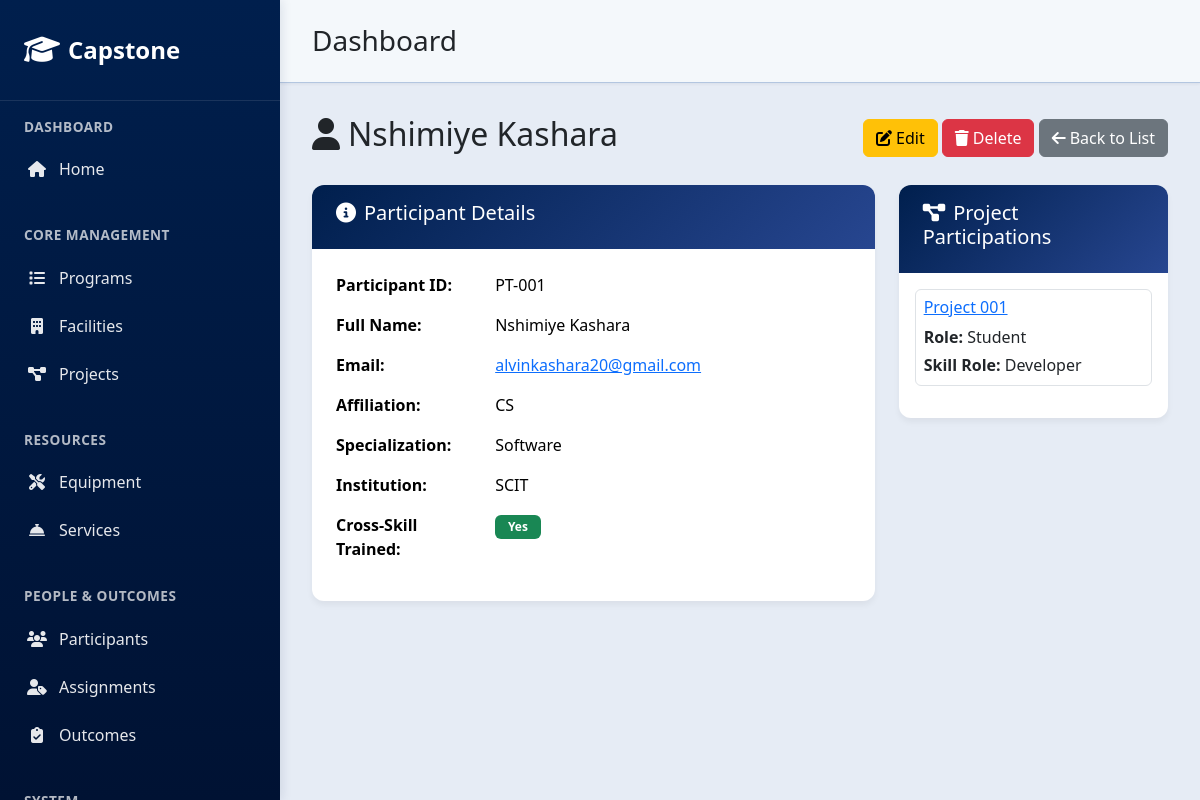
/participants/1/, run on the app's committed database.
### core/models.py (models this page shows, shortened)
class Participant(models.Model):
    participant_id = models.CharField(max_length=10, unique=True, blank=True, null=True)
    full_name = models.CharField(max_length=200, default='Unknown Participant')
    email = models.EmailField(unique=True, default='unknown@example.com')
    affiliation = models.CharField(max_length=100, choices=(
        ('CS', 'CS'),
        ('SE', 'SE'),
        ('Engineering', 'Engineering'),
        ('Other', 'Other'),
    ), default='Other')
    specialization = models.CharField(max_length=100, choices=(
        ('Software', 'Software'),
        ('Hardware', 'Hardware'),
        ('Business', 'Business'),
    ), default='Software')
    cross_skill_trained = models.BooleanField(default=False)
    institution = models.CharField(max_length=100, choices=(
        ('SCIT', 'SCIT'),
        ('CEDAT', 'CEDAT'),
        ('UniPod', 'UniPod'),
        ('UIRI', 'UIRI'),
        ('Lwera', 'Lwera'),
    ), default='SCIT')

class ProjectParticipant(models.Model):
    project = models.ForeignKey('Project', on_delete=models.CASCADE, related_name='project_participants')
    participant = models.ForeignKey('Participant', on_delete=models.CASCADE, related_name='project_participants')
    role_on_project = models.CharField(max_length=100, choices=(
        ('Student', 'Student'),
        ('Lecturer', 'Lecturer'),
        ('Contributor', 'Contributor'),
    ), default='Student')
    skill_role = models.CharField(max_length=100, choices=(
        ('Developer', 'Developer'),
        ('Engineer', 'Engineer'),
        ('Designer', 'Designer'),
        ('Business Lead', 'Business Lead'),
    ), default='Developer')
    class Meta:
        unique_together = ('project', 'participant')

class Project(models.Model):
    project_id = models.CharField(max_length=10, unique=True, blank=True, null=True)
    program = models.ForeignKey('Program', on_delete=models.PROTECT, related_name='projects', null=True, blank=True)
    facility = models.ForeignKey('Facility', on_delete=models.PROTECT, related_name='projects', null=True, blank=True)
    title = models.CharField(max_length=200, default='New Project')
    nature_of_project = models.CharField(max_length=100, choices=(
        ('Research', 'Research'),
        ('Prototype', 'Prototype'),
        ('Applied', 'Applied'),
    ), default='Research')
    description = models.TextField(default='Project description')
    innovation_focus = models.CharField(max_length=255, blank=True, null=True)
    prototype_stage = models.CharField(max_length=100, choices=(
        ('Concept', 'Concept'),
        ('Prototype', 'Prototype'),
        ('MVP', 'MVP'),
        ('Market Launch', 'Market Launch'),
    ), blank=True, null=True)
    testing_requirements = models.TextField(blank=True, null=True)
    commercialization_plan = models.TextField(blank=True, null=True)

### core/interfaces/controllers/participant_views.py (the view)
# urls.py: path('participants/<int:pk>/', participant_views.ParticipantDetailView.as_view(), name='participant_detail'),
class ParticipantDetailView(DetailView):
    model = Participant
    template_name = "core/participant_detail.html"
    context_object_name = "participant"

### core/templates/core/participant_detail.html (shortened to what this page needs)
{% extends 'core/base.html' %}
{% block content %}
<div class="d-flex justify-content-between align-items-center mb-4">
  <h2><i class="fas fa-user me-2"></i>{{ participant.full_name }}</h2>
  <div>
    <a href="{% url 'participant_update' participant.pk %}" class="btn btn-warning">
      <i class="fas fa-edit me-1"></i>Edit
    </a>
    <a href="{% url 'participant_delete' participant.pk %}" class="btn btn-danger">
      <i class="fas fa-trash me-1"></i>Delete
    </a>
    <a href="{% url 'participant_list' %}" class="btn btn-secondary">
      <i class="fas fa-arrow-left me-1"></i>Back to List
    </a>
  </div>
</div>
<div class="row">
  <div class="col-md-8">
    <div class="card">
      <div class="card-header">
        <h5><i class="fas fa-info-circle me-2"></i>Participant Details</h5>
      </div>
      <div class="card-body">
        <table class="table table-borderless">
          <tr>
            <th style="width: 30%;">Participant ID:</th>
            <td>{{ participant.participant_id }}</td>
          </tr>
          <tr>
            <th>Full Name:</th>
            <td>{{ participant.full_name }}</td>
          </tr>
          <tr>
            <th>Email:</th>
            <td><a href="mailto:{{ participant.email }}">{{ participant.email }}</a></td>
          </tr>
          <tr>
            <th>Affiliation:</th>
            <td>{{ participant.affiliation }}</td>
          </tr>
          <tr>
            <th>Specialization:</th>
            <td>{{ participant.specialization }}</td>
          </tr>
          <tr>
            <th>Institution:</th>
            <td>{{ participant.institution }}</td>
          </tr>
          <tr>
            <th>Cross-Skill Trained:</th>
            <td>
              {% if participant.cross_skill_trained %}
                <span class="badge bg-success">Yes</span>
              {% else %}
                <span class="badge bg-secondary">No</span>
              {% endif %}
            </td>
          </tr>
        </table>
      </div>
    </div>
  </div>
  <div class="col-md-4">
    <div class="card">
      <div class="card-header">
        <h5><i class="fas fa-project-diagram me-2"></i>Project Participations</h5>
      </div>
      <div class="card-body">
        {% if participant.project_participants.all %}
          {% for pp in participant.project_participants.all %}
            <div class="mb-3 p-2 border rounded">
              <h6><a href="{% url 'project_detail' pp.project.pk %}">{{ pp.project.title }}</a></h6>
              <p class="mb-1"><strong>Role:</strong> {{ pp.role_on_project }}</p>
              <p class="mb-0"><strong>Skill Role:</strong> {{ pp.skill_role }}</p>
            </div>
          {% endfor %}
        {% else %}
          <p class="text-muted">Not participating in any projects yet.</p>
        {% endif %}
      </div>
    </div>
  </div>
</div>
{% endblock %}

### core/templates/core/base.html (style rules this page uses)
:root { --primary-blue: #001f4d; --light-blue: #274690; --dark-blue: #001233; --blue-hover: #003366; }
.card { border: none; border-radius: 12px; box-shadow: 0 4px 6px rgba(0, 0, 0, 0.05); transition: all 0.3s ease; background: white; }
.card-header { background: linear-gradient(135deg, var(--primary-blue), var(--light-blue)); color: #fff; border-radius: 12px 12px 0 0 !important; padding: 1rem 1.5rem; border: none; }
.badge { border-radius: 6px; padding: 0.4rem 0.8rem; background: var(--primary-blue); color: #fff; }

### data on the page
Participant: full_name "Nshimiye Kashara", participant_id "PT-001", email "alvinkashara20@gmail.com", affiliation "CS", specialization "Software", institution "SCIT"
ProjectParticipant: project "Project 001", role_on_project "Student", skill_role "Developer"
